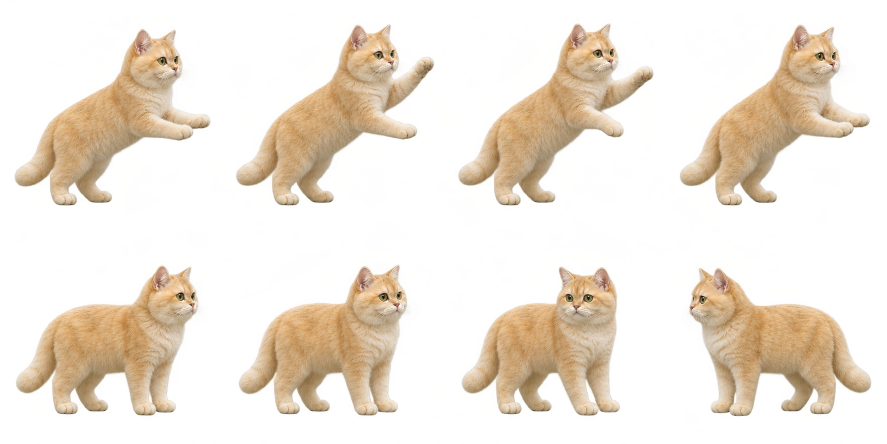
#> input picture art-source/scratch-turn.png, 1774 x 887 px (shown at 1/2 size); the run also reads 2 pictures not shown here
$ python -i prepare_v13_assets.py   (imports and definitions only)
#> lines starting #> are read from the running program, lines starting #| are printed output that depends on the picture; after the words box and inside, x2 and y2 are one past the last pixel; in counts of white or black regions, pixels touching at a corner belong together
#> in sheet, im is the input picture: PIL image 1774x887 RGBA; mean R, G, B, A 112.3, 94.7, 66.3, 73.7
"""Extract generated v1.3 poses and register them for the existing renderer."""
from pathlib import Path
import json
import sys
ROOT=Path(__file__).resolve().parents[1]
sys.path.insert(0,str(ROOT.parent/'build-deps'))
import cv2
import numpy as np
from PIL import Image

assets=ROOT/'assets'
# [1 line that did not run here, left out]

def clean(im):
    a=np.array(im.convert('RGBA'))
    _,labels,stats,_=cv2.connectedComponentsWithStats((a[:,:,3]>70).astype(np.uint8))
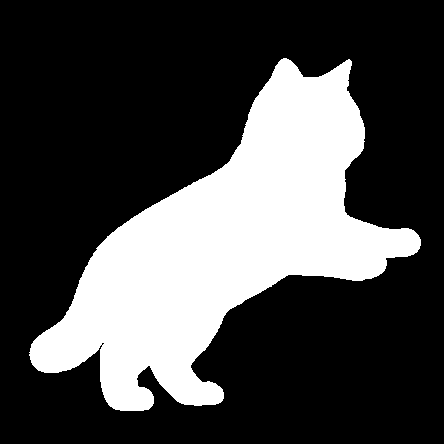
#> labels: shape (444, 444) int32; values 0 (black) and 1 (white), 28.5% white; 1 white region, box (x1, y1, x2, y2) and area: (29, 58, 421, 411) 56163
#> stats = [[0, 0, 444, 444, 140973], [29, 58, 392, 353, 56163]]
    if len(stats)<2:
        raise ValueError('Missing foreground')
    main=1+int(np.argmax(stats[1:,cv2.CC_STAT_AREA]))
#> main = 1
    mask=cv2.dilate((labels==main).astype(np.uint8),np.ones((3,3),np.uint8))
#> mask: shape (444, 444); values 0 (black) and 1 (white), 29.4% white; 1 white region, box (x1, y1, x2, y2) and area: (28, 57, 422, 412) 58010
    a[:,:,3]=np.where(mask>0,a[:,:,3],0)
    a[a[:,:,3]<12]=0
#> a: shape (444, 444, 4); mean R, G, B, A 58.8, 49.9, 38.9, 71
    result=Image.fromarray(a)
    return result.crop(result.getbbox())

def sheet(name):
    im=Image.open(ROOT/'art-source'/name).convert('RGBA')
    return [clean(im.crop((round(c*im.width/4),round(r*im.height/2),
                          round((c+1)*im.width/4),round((r+1)*im.height/2))))
            for r in range(2) for c in range(4)]
#> in clean (call 2), `_,labels,stats,_=cv2.connectedComponentsWithStats((a[:,:,3]>70).astype..`: labels: shape (444, 443) int32; values 0 (black) and 1 (white), 29.4% white; 1 white region, box (x1, y1, x2, y2) and area: (28, 49, 424, 411) 57800
#> in clean (call 2), `mask=cv2.dilate((labels==main).astype(np.uint8),np.ones((3,3),np.uint8))`: mask: shape (444, 443); values 0 (black) and 1 (white), 30.4% white; 1 white region, box (x1, y1, x2, y2) and area: (27, 48, 425, 412) 59880
#> in clean (call 3), `_,labels,stats,_=cv2.connectedComponentsWithStats((a[:,:,3]>70).astype..`: labels: shape (444, 443) int32; values 0 (black) and 1 (white), 28.4% white; 1 white region, box (x1, y1, x2, y2) and area: (29, 47, 420, 411) 55855
#> in clean (call 3), `mask=cv2.dilate((labels==main).astype(np.uint8),np.ones((3,3),np.uint8))`: mask: shape (444, 443); values 0 (black) and 1 (white), 29.4% white; 1 white region, box (x1, y1, x2, y2) and area: (28, 46, 421, 412) 57849
#> in clean (call 4), `_,labels,stats,_=cv2.connectedComponentsWithStats((a[:,:,3]>70).astype..`: labels: shape (444, 444) int32; values 0 (black) and 1 (white), 28.2% white; 1 white region, box (x1, y1, x2, y2) and area: (30, 49, 410, 411) 55526
#> in clean (call 4), `mask=cv2.dilate((labels==main).astype(np.uint8),np.ones((3,3),np.uint8))`: mask: shape (444, 444); values 0 (black) and 1 (white), 29.1% white; 1 white region, box (x1, y1, x2, y2) and area: (29, 48, 411, 412) 57347
#> in clean (call 5), `_,labels,stats,_=cv2.connectedComponentsWithStats((a[:,:,3]>70).astype..`: labels: shape (443, 444) int32; values 0 (black) and 1 (white), 30.8% white; 1 white region, box (x1, y1, x2, y2) and area: (32, 87, 397, 387) 60670
#> in clean (call 5), `mask=cv2.dilate((labels==main).astype(np.uint8),np.ones((3,3),np.uint8))`: mask: shape (443, 444); values 0 (black) and 1 (white), 31.8% white; 1 white region, box (x1, y1, x2, y2) and area: (31, 86, 398, 388) 62578
#> in clean (call 5), `a[a[:,:,3]<12]=0`: a: shape (443, 444, 4); mean R, G, B, A 63.9, 53.7, 41, 76.9
#> in clean (call 6), `_,labels,stats,_=cv2.connectedComponentsWithStats((a[:,:,3]>70).astype..`: labels: shape (443, 443) int32; values 0 (black) and 1 (white), 30.3% white; 1 white region, box (x1, y1, x2, y2) and area: (34, 85, 370, 387) 59420
#> in clean (call 6), `_,labels,stats,_=cv2.connectedComponentsWithStats((a[:,:,3]>70).astype..`: stats = [[0, 0, 443, 443, 136829], [34, 85, 336, 302, 59420]]
#> in clean (call 6), `mask=cv2.dilate((labels==main).astype(np.uint8),np.ones((3,3),np.uint8))`: mask: shape (443, 443); values 0 (black) and 1 (white), 31.2% white; 1 white region, box (x1, y1, x2, y2) and area: (33, 84, 371, 388) 61283
#> in clean (call 6), `return result.crop(result.getbbox())`:
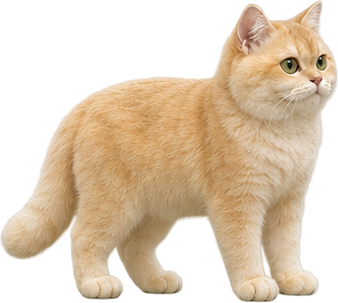
#> returned value: PIL image 338x303 RGBA; mean R, G, B, A 120, 101.4, 78.4, 144.6; transparent parts drawn white
#> in clean (call 7), `_,labels,stats,_=cv2.connectedComponentsWithStats((a[:,:,3]>70).astype..`:
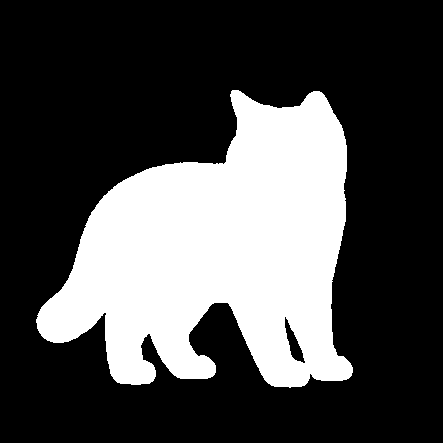
#> labels: shape (443, 443) int32; values 0 (black) and 1 (white), 29.6% white; 1 white region, box (x1, y1, x2, y2) and area: (36, 90, 353, 388) 58062
#> in clean (call 7), `_,labels,stats,_=cv2.connectedComponentsWithStats((a[:,:,3]>70).astype..`: stats = [[0, 0, 443, 443, 138187], [36, 90, 317, 298, 58062]]
#> in clean (call 7), `mask=cv2.dilate((labels==main).astype(np.uint8),np.ones((3,3),np.uint8))`: mask: shape (443, 443); values 0 (black) and 1 (white), 30.5% white; 1 white region, box (x1, y1, x2, y2) and area: (35, 89, 354, 389) 59933
#> in clean (call 7), `a[a[:,:,3]<12]=0`:
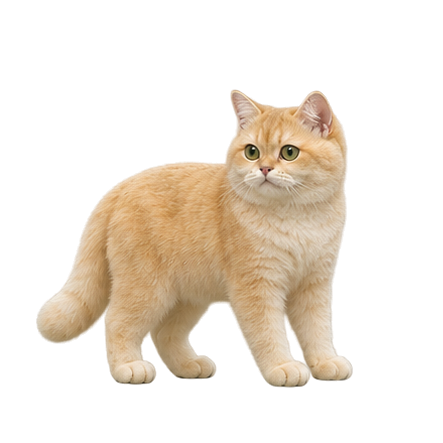
#> a: shape (443, 443, 4); mean R, G, B, A 60.7, 51.6, 40.4, 73.7; transparent parts drawn white
#> in clean (call 7), `return result.crop(result.getbbox())`:
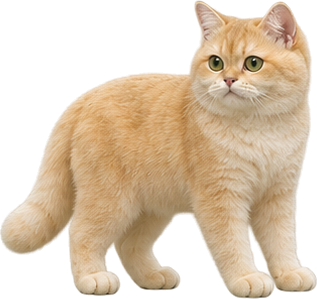
#> returned value: PIL image 317x299 RGBA; mean R, G, B, A 125.7, 106.9, 83.7, 152.6; transparent parts drawn white
#> in clean (call 8), `_,labels,stats,_=cv2.connectedComponentsWithStats((a[:,:,3]>70).astype..`:
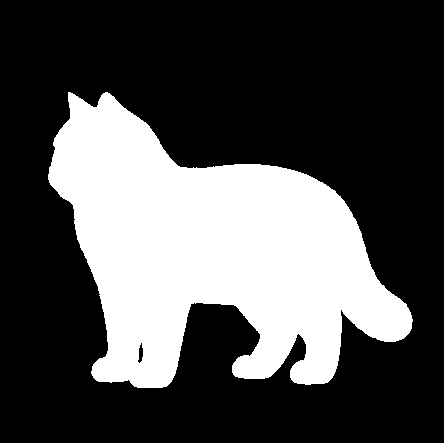
#> labels: shape (443, 444) int32; values 0 (black) and 1 (white), 30.4% white; 1 white region, box (x1, y1, x2, y2) and area: (48, 92, 413, 388) 59851
#> in clean (call 8), `_,labels,stats,_=cv2.connectedComponentsWithStats((a[:,:,3]>70).astype..`: stats = [[0, 0, 444, 443, 136841], [48, 92, 365, 296, 59851]]
#> in clean (call 8), `mask=cv2.dilate((labels==main).astype(np.uint8),np.ones((3,3),np.uint8))`:
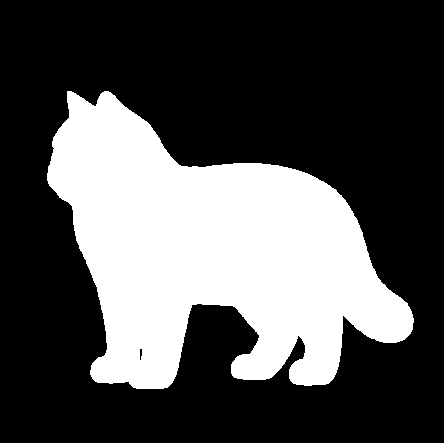
#> mask: shape (443, 444); values 0 (black) and 1 (white), 31.4% white; 1 white region, box (x1, y1, x2, y2) and area: (47, 91, 414, 389) 61719

def save(name,raw,height,seconds,bridge=False):
    scale=min(height/max(p.height for p in raw),270/max(p.width for p in raw))
    frames=[]
    for pose in raw:
        pose=pose.resize((round(pose.width*scale),round(pose.height*scale)),Image.Resampling.LANCZOS)
        frame=Image.new('RGBA',(320,260))
        frame.alpha_composite(pose,((320-pose.width)//2,250-pose.height))
        frames.append(frame)
    if name=='bridge_stand_turn':
        frames[0]=Image.open(assets/'walk-0.png').convert('RGBA')
        frames[-1]=frames[0].transpose(Image.Transpose.FLIP_LEFT_RIGHT)
    for i,frame in enumerate(frames):
        frame.save(assets/f'{name}-{i}.png')
    manifest[name]={'frames':len(frames),'width':320,'height':260,'bounds':list(frames[0].getbbox()),
                    'source_sheet':'v13-generated','seconds':seconds,'bridge':bridge}

poses=sheet('scratch-turn.png')
#> poses = 8 items
# [2 lines not run here, left out]
care=sheet('prop-interactions.png')
#> care = 8 items
# [10 lines not run here, left out]

>>> result = sheet('../art-source/bridge_loaf_sleep.png')
#> result = 8 items
